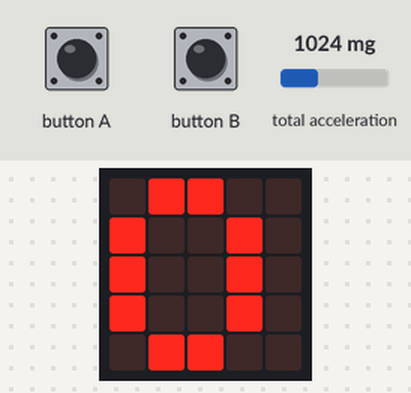
A program run on a simulated Calliope mini (MakeCode). On the bench: the board's 5×5 LED display. The test bench sets the inputs (shaded band); at power-on: total acceleration 1024 mg.

Above: at 1.9 s.
2.0 s: total acceleration set to 60 mg
At 2.3 s:
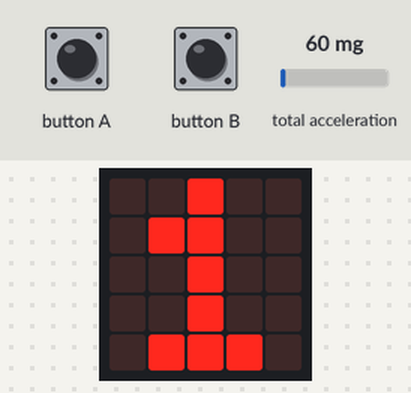
3.5 s: button A pressed for 0.15 s
At 4.9 s:
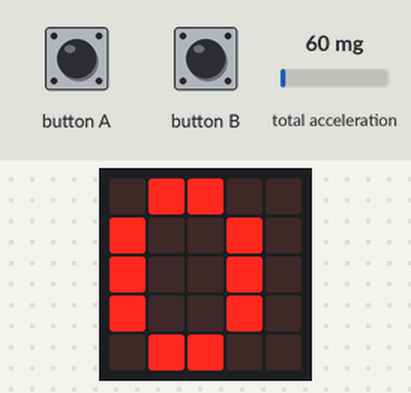
6.6 s: total acceleration set to 1500 mg
8.1 s: total acceleration set to 750 mg
At 8.7 s:
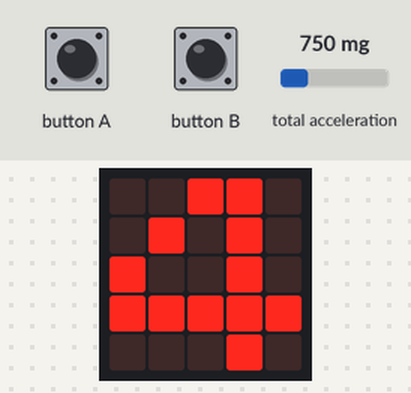
Timing chart, 0 to 10.6 s (numbered marks = the images above; inputs shaded):
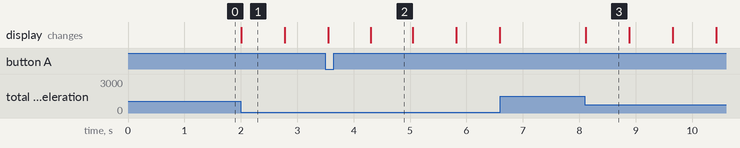

Measured:
- after the input at 2.0 s, the display: changes at once (image 1)
- after the input at 6.6 s, every drawn part: stays the same
- after the input at 8.1 s, the display: changes at once (image 3)
- what the display in image 1 shows lasts 0.8 s, from 2.0 s to 2.8 s

The program:

main.ts
```typescript
input.onButtonPressed(Button.A, function () {
    Schritte = 0
    basic.showNumber(Schritte)
})
input.onButtonPressed(Button.B, function () {
    basic.showNumber(Schritte)
})
let Schritte = 0
Schritte = 0
basic.showNumber(Schritte)
basic.forever(function () {
    if (input.acceleration(Dimension.Strength) < 975) {
        Schritte += 1
        basic.showNumber(Schritte % 10)
    }
})
```

test.ts
```typescript
// Hier kann man Tests durchführen; diese Datei wird nicht kompiliert, wenn dieses Paket als Erweiterung verwendet wird.
```
